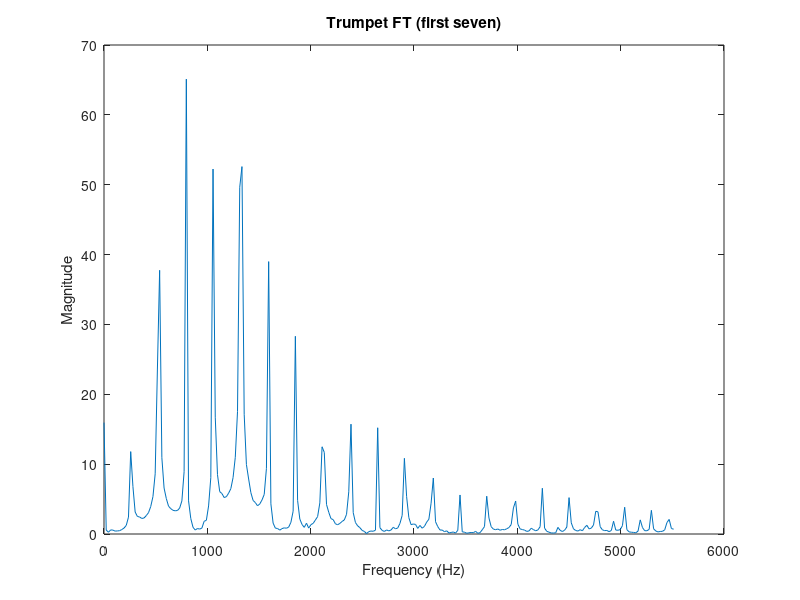
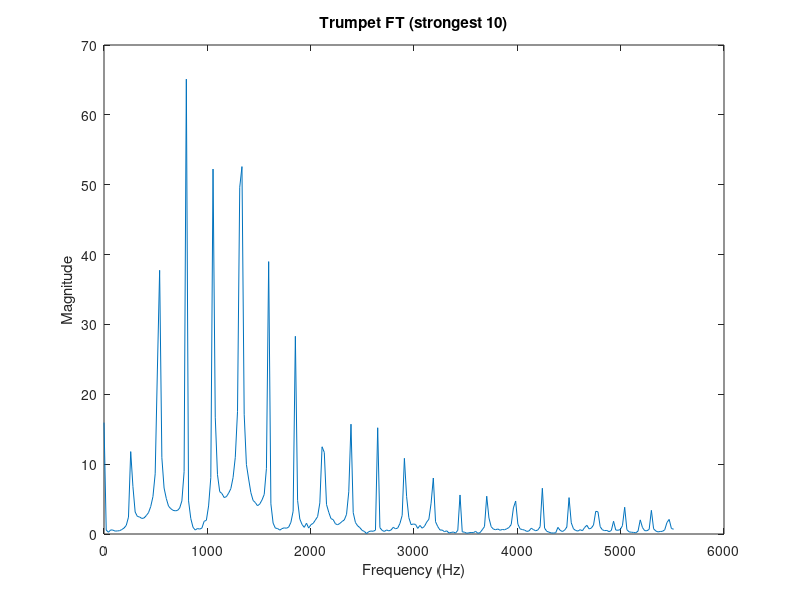

These charts were generated, in order, by the following MATLAB code:
% Youssef Beltagy
% BEE235A, Aut 2021, Lab 3
% signal_synthesis_plot.m generates a plot of the trumpet sound and its
% fourier transform

load trumpet;
Fs = 11025;

% Play the trumpet -- part 2
sound(trumpet, Fs);
%pause(length(trumpet)/Fs);

% Plot the trumpet -- part 3
plot(trumpet(1:150));
title("Trumpet (Zoomed in)");
xlabel("Sample Number");
ylabel("Value");

% Plot the Frequency -- part 4 and 5
Y = fft(trumpet, 512);  % FFT (Fourier transform) of the trumpet sond 
Ymag = abs(Y)          % take the mag of Y 
f = Fs * (0:256)/512;   % get a meaningful frequency axis  
plot(f, Ymag(1:257));   % plot Ymag (only half the points are needed)
title("Trumpet FT (first seven)");
xlabel("Frequency (Hz)"); 
ylabel("Magnitude");

% Plot the Frequency -- part 6
figure()
Y = fft(trumpet, 512);  % FFT (Fourier transform) of the trumpet sond 
Ymag = abs(Y);          % take the mag of Y 
f = Fs * (0:256)/512;   % get a meaningful frequency axis  
plot(f, Ymag(1:257));   % plot Ymag (only half the points are needed)
title("Trumpet FT (strongest 10)");
xlabel("Frequency (Hz)"); 
ylabel("Magnitude");




